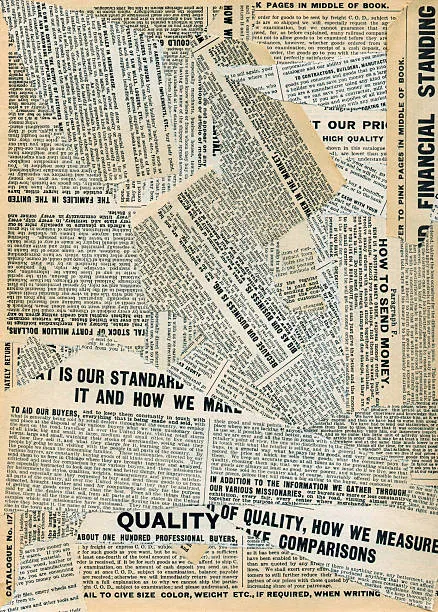
#> input picture addition/paper.tif, 438 x 612 px, found by its file name
$ python calc_addition.py
#> lines starting #> are read from the running program, lines starting #| are printed output that depends on the picture
### src/utils/functions.py

import random
import math
import os

def generate_random(minNumber, maxNumber):
    return random.randint(minNumber, maxNumber)

def create_empty_square_matrix(size):
    return create_empty_matrix(size, size)

# [8 lines left out: function create_empty_matrix, not called in this run]

def remove_eol(strings):
    return [string.rstrip('\n') for string in strings]

def get_intensity_from_value(value):
    return int(math.log2(int(value))) + 1

def get_image_path(image_name):
    return os.path.abspath(os.path.join(os.path.dirname(__file__), "..", "..")) + "/images/" + image_name

### src/addition/calc_addition.py
import os
import cv2
import sys
import matplotlib.pyplot as plt

sys.path.append(os.path.abspath(os.path.join(os.path.dirname(__file__), '..')))

from utils import functions as fn

def convert_image_grayscale(caminho):
#> called with caminho = 'images//addition/paper.tif'
    imagem = cv2.imread(caminho, cv2.IMREAD_UNCHANGED)
#> imagem is the input picture: shape (612, 438, 3); mean B, G, R 161.7, 180.1, 185

    if len(imagem.shape) == 3 and imagem.shape[2] == 3:
        imagem = cv2.cvtColor(imagem, cv2.COLOR_BGRA2RGBA)
#> imagem: shape (612, 438, 4)

    return imagem

image_a = fn.get_image_path("/addition/paper.tif")
image_b = fn.get_image_path("/addition/birds.tif")

img_a = convert_image_grayscale(image_a)
img_b = convert_image_grayscale(image_b)
#> call 2 of convert_image_grayscale, with caminho = 'images//addition/birds.tif'
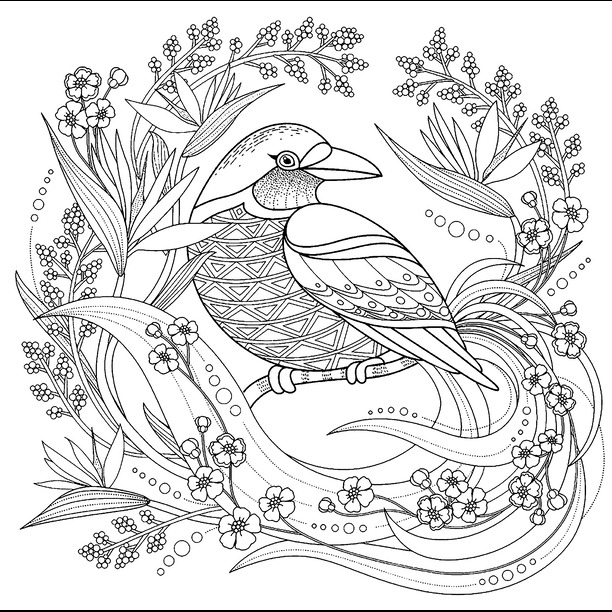
#> input picture addition/birds.tif, 612 x 612 px, found by its file name
#> in convert_image_grayscale, imagem is the input picture: shape (612, 612, 3); mean B, G, R 222.1, 222.1, 222.1

img_a = cv2.resize(img_a, (612, 612))
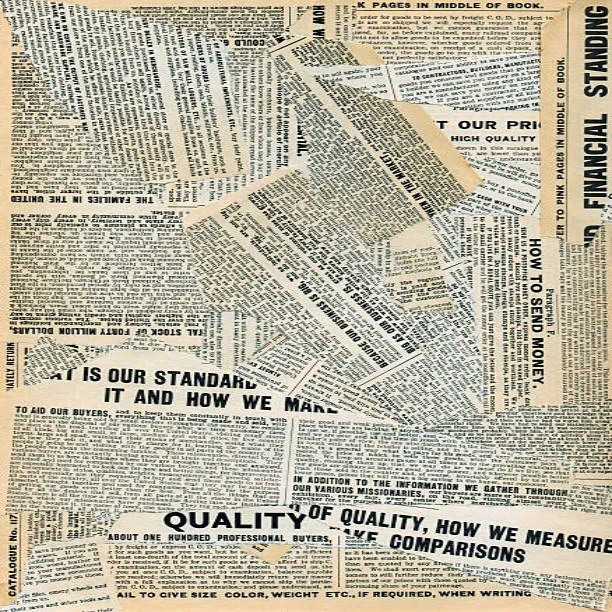
#> img_a: shape (612, 612, 4); mean R, G, B, A 185, 180.1, 161.7, 255

# Normalizar as imagens para o intervalo [0, 1]
img_a_normalized = img_a.astype(float) / 255.0
img_b_normalized = img_b.astype(float) / 255.0

# Definir o fator de blending - fator de "mistura", sendo 0.5 a junção das imagens é uniforme
alpha = 0.5

# Aplicar o blending -
blended_img = cv2.addWeighted(img_a_normalized, alpha, img_b_normalized, 1 - alpha, 0)
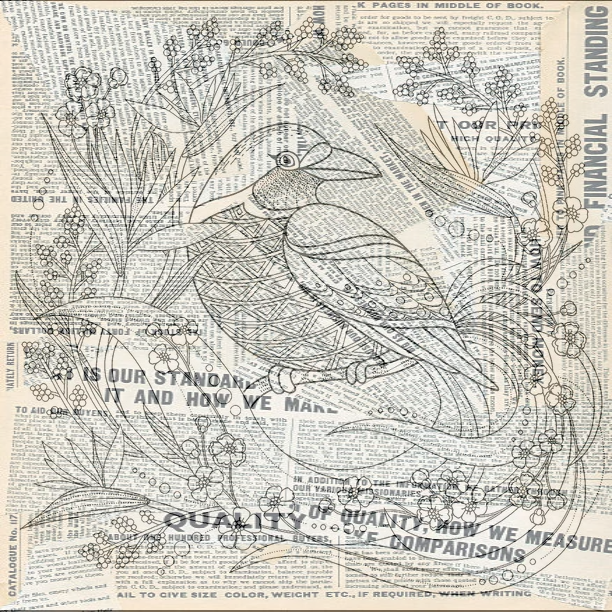
#> blended_img: shape (612, 612, 4) float64; mean R, G, B, A 0.798, 0.788, 0.752, 1

# Converter de volta para o intervalo [0, 255]
img_addition = (blended_img * 255).astype('uint8')

new_image = fn.get_image_path('/addition/bird_add_in_journal.png')

if os.path.exists(new_image):
    os.remove(new_image)

cv2.imwrite(new_image, img_addition)

fig, axs = plt.subplots(1, 3, figsize=(15, 5))

axs[0].set_title("Image A")
axs[0].imshow(img_a)
axs[1].set_title("Imagem B")
axs[1].imshow(img_b)
axs[2].set_title("Nova imagem")
axs[2].imshow(img_addition)

for ax in axs:
    ax.axis('off')

plt.show()
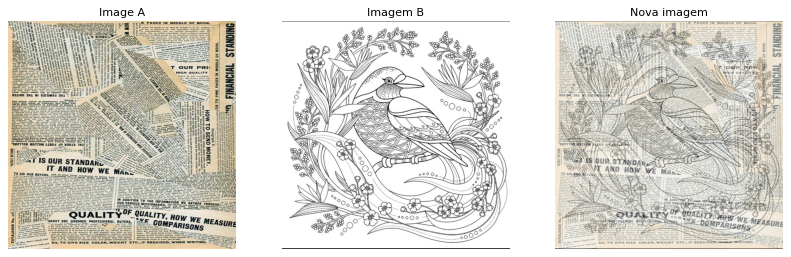
#> figure drawn by matplotlib, 3 panels
